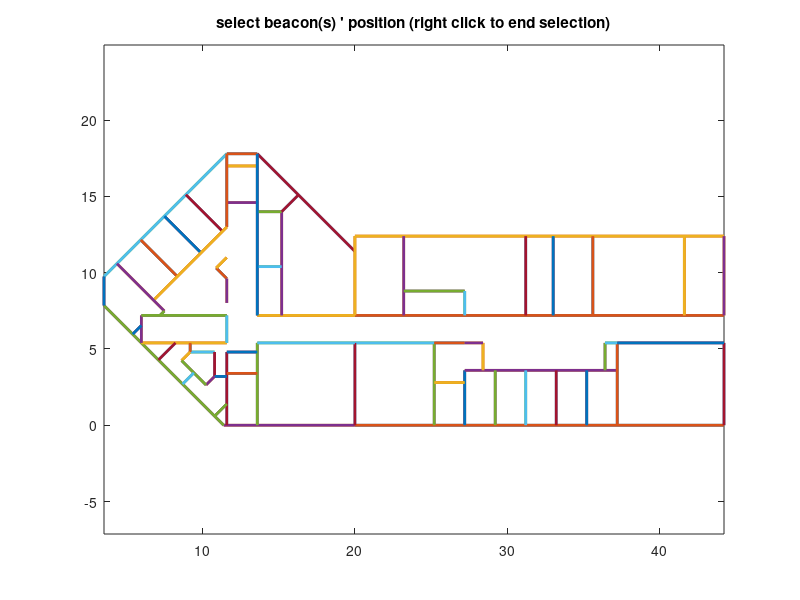

This chart was generated by the following MATLAB code: (Note: this script raises an error after producing the figure.)
clear, close all

L0                       = 40.2; %Reference loss value at 1m
n                        = 2;    %Power decay factor

nb_pts                   = 200;  %Number of steps to grid x,y


load  data_mw;
x_min                    = min(min(walls([1 , 3] , :) , [] , 2));
x_max                    = max(max(walls([1 , 3] , :) , [] , 2));
y_min                    = min(min(walls([2 , 4] , :) , [] , 2));
y_max                    = max(max(walls([2 , 4] , :) , [] , 2));
vectx                    = (x_min:(x_max-x_min)/(nb_pts-1):x_max);
vecty                    = (y_min:(y_max-y_min)/(nb_pts-1):y_max);
[X , Y]                  = meshgrid(vectx , vecty);
RXpoint                  = [X(:) , Y(:)]';


offset                   = 0.5;
axis([x_min-offset x_max+offset y_min-offset y_max+offset])
plot(walls([1 , 3] , :) , walls([2 , 4] , :) , 'linewidth' , 2);
title('select beacon(s) '' position (right click to end selection)')
axis equal

hold on
[x , y]                 = getpts;
TXpoint                 = [x' ; y'];
%  text(sum(walls([1 , 3] , :))/2 , sum(walls([2 , 4] , :))/2 , num2str((1:size(walls,2))','%d') , 'fontsize' , 6)
plot(TXpoint(1 , :) , TXpoint(2 , :) , 'k+' , 'markersize' , 10)
hold off
drawnow

rs_amp                   = multiwall_model(TXpoint ,RXpoint , walls , material , L0 , n);
P                        = log(sum(exp(rs_amp) , 1));

figure(1)
imagesc(vectx , vecty , reshape(P , nb_pts, nb_pts));
hold on
plot(walls([1 , 3] , :) , walls([2 , 4] , :) , 'linewidth' , 2);
plot(TXpoint(1 , :) , TXpoint(2 , :) , 'k+' , 'markersize' , 10)
hold off
axis xy
colorbar
axis equal
title(sprintf('Multiwall model, L0 = %4.2f, n = %4.2f' , L0 , n))
